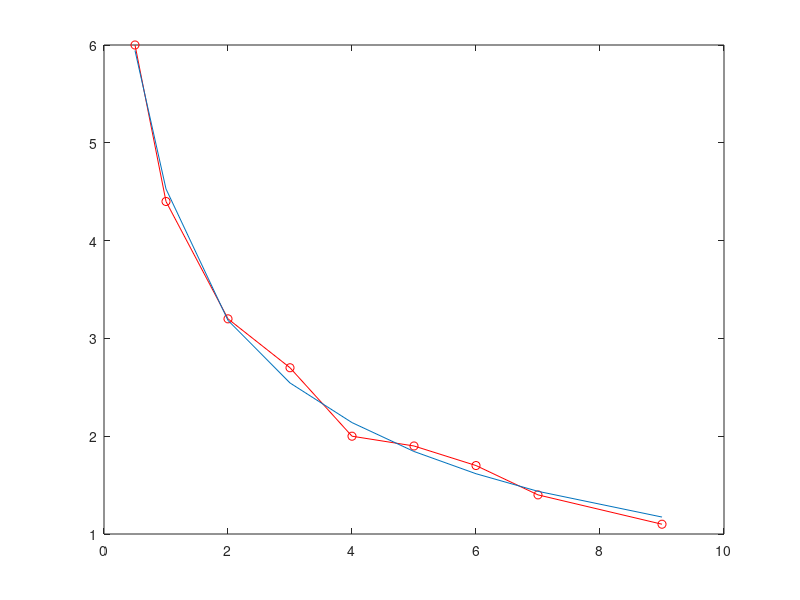

Here is the MATLAB script that generated this plot:
p = [6 4.4 3.2 2.7 2 1.9 1.7 1.4 1.1]';
t = [0.5 1 2 3 4 5 6 7 9]';
Z = [exp(-1.5*t) exp(-0.3*t) exp(-0.05*t)];

a = (Z'*Z)\[Z'*p]

p_fit = Z*a;
plot(t,p,'-or',t,p_fit)
